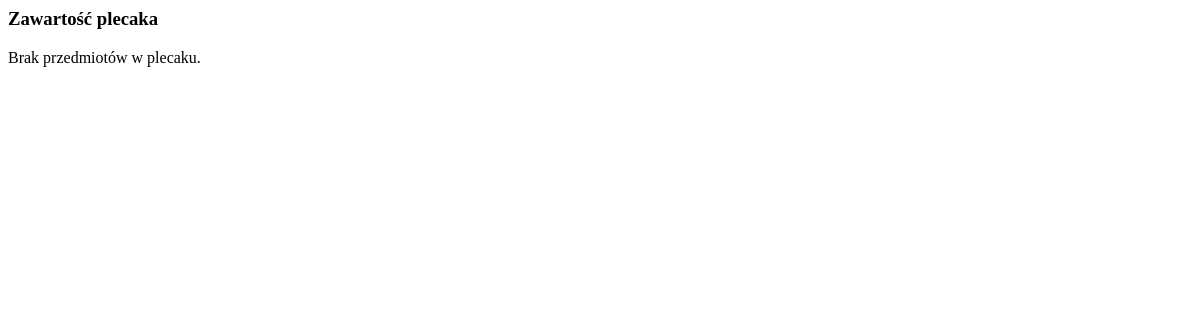
The app's page /inventory/plecak/ (signed in), older data.
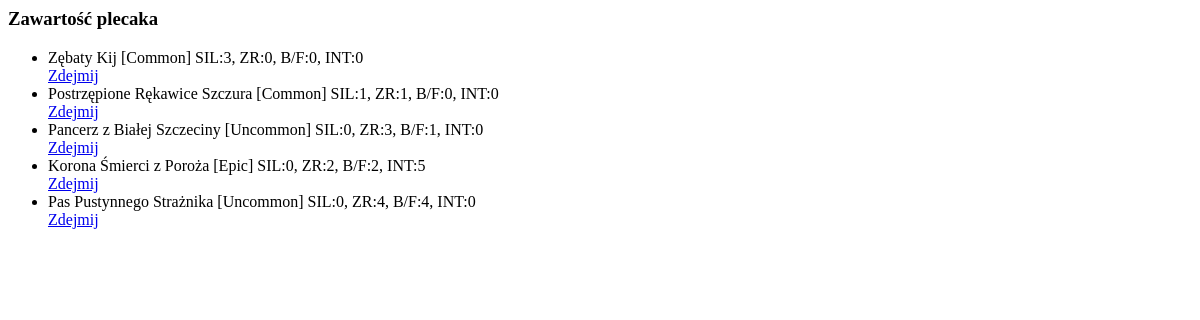
The same page, newer data.
### inventory/models.py (models this page shows, shortened)
class InventoryItem(models.Model):
    user = models.ForeignKey(User, on_delete=models.CASCADE)
    item = models.ForeignKey(Item, on_delete=models.CASCADE)
    equipped = models.BooleanField(default=False)

### items/models.py (models this page shows, shortened)
class Item(models.Model):
    SLOT_CHOICES = [
        ('head', 'Head'),
        ('chest', 'Chest'),
        ('legs', 'Legs'),
        ('feet', 'Feet'),
        ('hands', 'Hands'),
        ('weapon', 'Weapons'),
        ('shield', 'Shield'),
        ('accessory', 'Accessory'),
        ('none', 'Brak'),  # dla mikstur itp.
    ]
    ITEM_TYPE_CHOICES = [
        ('equipment', 'Ekwipunek'),
        ('potion_hp', 'Mikstura HP'),
        ('potion_stamina', 'Mikstura Staminy'),
    ]
    name = models.CharField(max_length=100, unique=True, help_text="Nazwa przedmiotu")
    description = models.TextField(blank=True, help_text="Opis przedmiotu")
    rarity = models.CharField(
        max_length=50,
        choices=[
            ('common', 'Common'),
            ('uncommon', 'Uncommon'),
            ('rare', 'Rare'),
            ('epic', 'Epic'),
            ('legendary', 'Legendary'),
        ],
        default='common',
        help_text="Rzadkość przedmiotu"
    )
    slot = models.CharField(
        max_length=50,
        choices=SLOT_CHOICES,
        default='none',
        help_text="Slot, do którego pasuje przedmiot"
    )
    item_type = models.CharField(
        max_length=20,
        choices=ITEM_TYPE_CHOICES,
        default='equipment',
        help_text="Typ przedmiotu"
    )
    item_level = models.IntegerField(help_text="Poziom przedmiotu (ilvl)")
    dmg = models.IntegerField(default=0, help_text="Obrażenia przedmiotu")
    dmg_max = models.IntegerField(default=0, help_text="Maksymalne obrażenia przedmiotu")
    dmg_min = models.IntegerField(default=0, help_text="Minimalne obrażenia przedmiotu")
    item_strength = models.IntegerField(default=0, help_text="Siła przedmiotu")
    item_dexterity = models.IntegerField(default=0, help_text="Zręczność przedmiotu")
    item_constitution = models.IntegerField(default=0, help_text="Wytrzymałość przedmiotu")
    item_intelligence = models.IntegerField(default=0, help_text="Inteligencja przedmiotu")
    value = models.IntegerField(default=0, help_text="Wartość przedmiotu")
    effect_value = models.IntegerField(null=True, blank=True, help_text="Wartość efektu (np. HP +50)")

### inventory/views.py (the view)
# urls.py: path("plecak/", views.backpack_view, name="backpack"),
@login_required
def backpack_view(request):
    all_items = InventoryItem.objects.all()
    my_items = InventoryItem.objects.filter(user=request.user)
    return render(request, "inventory/backpackComponent.html", {"items": my_items})

### inventory/context_processors.py (called while the page is built)
def player_banner_context(request):
    if request.user.is_authenticated:
        try:
            player = UserProfile.objects.get(user=request.user)
            return {'player': player}
        except UserProfile.DoesNotExist:
            return {}
    return {}

### inventory/templates/inventory/backpackComponent.html
<div class="bg-gray-800 p-4 rounded-lg shadow-md text-white">
    <h3 class="text-xl font-bold mb-4 text-center">Zawartość plecaka</h3>
    {% if items %}
        <ul class="divide-y divide-gray-600">
            {% for item in items %}
                <li class="py-2 flex justify-between items-center  rounded px-2">
<div>
  <span class="font-semibold {% if item.item.rarity == 'common' %}text-gray-300
    {% elif item.item.rarity == 'uncommon' %}text-green-400
    {% elif item.item.rarity == 'rare' %}text-blue-400
    {% elif item.item.rarity == 'epic' %}text-purple-400
    {% elif item.item.rarity == 'legendary' %}text-yellow-400
    {% endif %}">
    {{ item.item.name }}
  </span>
  <span class="text-xs italic text-gray-400">[{{ item.item.rarity|title }}]</span>
  {% if "potion" in item.item.item_type %}
    <p class="text-sm text-green-200 italic">
      +
      {% if item.item.item_type == "potion_hp" %}
        {{ item.item.effect_value }} HP
      {% elif item.item.item_type == "potion_stamina" %}
        {{ item.item.effect_value }} staminy
      {% endif %}
    </p>
  {% else %}
    <span class="text-sm text-gray-400">
      SIL:{{ item.item.item_strength }},
      ZR:{{ item.item.item_dexterity }},
      B/F:{{ item.item.item_constitution }},
      INT:{{ item.item.item_intelligence }}
    </span>
  {% endif %}
</div>
  <div>
    {% if "potion" in item.item.item_type %}
      <button
        class="bg-blue-600 hover:bg-blue-700 text-white text-sm px-3 py-1 rounded use-btn"
        data-item-id="{{ item.id }}"
      >
        Wypij
      </button>
    {% elif item.equipped %}
      <a href="{% url 'unequip_item' item.id %}" class="bg-red-500 hover:bg-red-600 text-white text-sm px-3 py-1 rounded">
        Zdejmij
      </a>
    {% else %}
      <a href="{% url 'equip_item' item.id %}" class="bg-blue-500 hover:bg-blue-600 text-white text-sm px-3 py-1 rounded">
        Załóż
      </a>
    {% endif %}
  </div>
</li>
            {% endfor %}
        </ul>
    {% else %}
        <p class="text-center text-gray-400">Brak przedmiotów w plecaku.</p>
    {% endif %}
</div>

Row changes from the older to the newer data that the page shows:
added InventoryItem: item.name "Zębaty Kij", item.rarity "Common", item.item_strength "3", item.item_dexterity "0", item.item_constitution "0", item.item_intelligence "0", equipped "Zdejmij"
added InventoryItem: item.name "Postrzępione Rękawice Szczura", item.rarity "Common", item.item_strength "1", item.item_dexterity "1", item.item_constitution "0", item.item_intelligence "0", equipped "Zdejmij"
added InventoryItem: item.name "Pancerz z Białej Szczeciny", item.rarity "Uncommon", item.item_strength "0", item.item_dexterity "3", item.item_constitution "1", item.item_intelligence "0", equipped "Zdejmij"
added InventoryItem: item.name "Korona Śmierci z Poroża", item.rarity "Epic", item.item_strength "0", item.item_dexterity "2", item.item_constitution "2", item.item_intelligence "5", equipped "Zdejmij"
added InventoryItem: item.name "Pas Pustynnego Strażnika", item.rarity "Uncommon", item.item_strength "0", item.item_dexterity "4", item.item_constitution "4", item.item_intelligence "0", equipped "Zdejmij"
Text that changed along with them:
text no longer shown: "Brak przedmiotów w plecaku."
